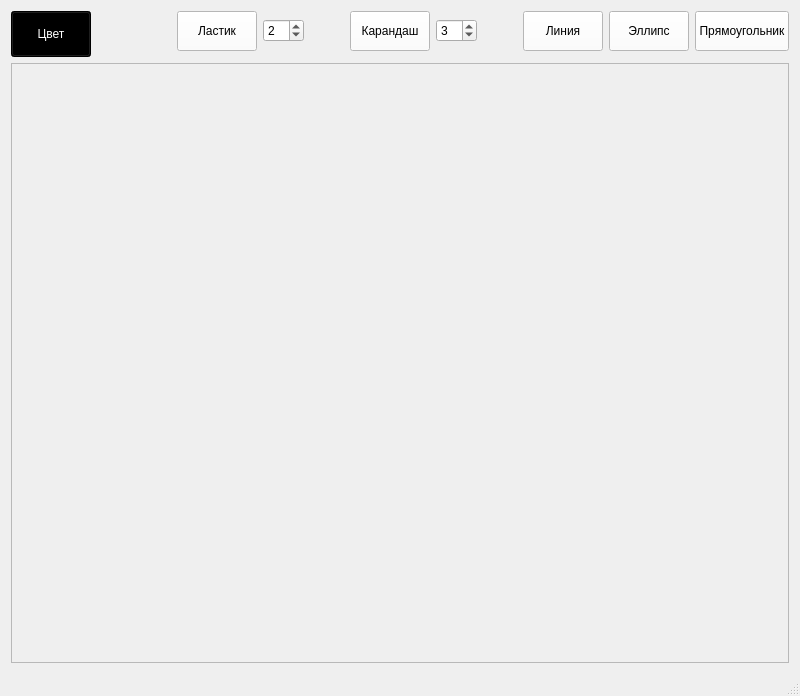
<?xml version="1.0" encoding="UTF-8"?>
<ui version="4.0">
 <class>MainWindow</class>
 <widget class="QMainWindow" name="MainWindow">
  <property name="geometry">
   <rect>
    <x>0</x>
    <y>0</y>
    <width>800</width>
    <height>696</height>
   </rect>
  </property>
  <property name="minimumSize">
   <size>
    <width>300</width>
    <height>600</height>
   </size>
  </property>
  <property name="mouseTracking">
   <bool>true</bool>
  </property>
  <property name="windowTitle">
   <string>ImageEditor</string>
  </property>
  <property name="animated">
   <bool>true</bool>
  </property>
  <widget class="QWidget" name="centralWidget">
   <layout class="QGridLayout" name="gridLayout">
    <item row="4" column="3" colspan="13">
     <widget class="QScrollArea" name="scrollArea">
      <property name="widgetResizable">
       <bool>true</bool>
      </property>
      <property name="alignment">
       <set>Qt::AlignCenter</set>
      </property>
      <widget class="QWidget" name="scrollAreaWidgetContents">
       <property name="geometry">
        <rect>
         <x>0</x>
         <y>0</y>
         <width>776</width>
         <height>600</height>
        </rect>
       </property>
      </widget>
     </widget>
    </item>
    <item row="0" column="3" rowspan="2" colspan="2">
     <widget class="QPushButton" name="pushButton">
      <property name="minimumSize">
       <size>
        <width>40</width>
        <height>40</height>
       </size>
      </property>
      <property name="maximumSize">
       <size>
        <width>150</width>
        <height>80</height>
       </size>
      </property>
      <property name="styleSheet">
       <string notr="true">background-color: rgb(0, 0, 0);
color: rgb(255, 255, 255);</string>
      </property>
      <property name="text">
       <string>Цвет</string>
      </property>
     </widget>
    </item>
    <item row="0" column="15">
     <widget class="QPushButton" name="pushButton_5">
      <property name="minimumSize">
       <size>
        <width>40</width>
        <height>40</height>
       </size>
      </property>
      <property name="maximumSize">
       <size>
        <width>150</width>
        <height>80</height>
       </size>
      </property>
      <property name="styleSheet">
       <string notr="true">background-color: rgb(255, 255, 255);</string>
      </property>
      <property name="text">
       <string>Прямоугольник</string>
      </property>
     </widget>
    </item>
    <item row="0" column="14">
     <widget class="QPushButton" name="pushButton_4">
      <property name="minimumSize">
       <size>
        <width>40</width>
        <height>40</height>
       </size>
      </property>
      <property name="maximumSize">
       <size>
        <width>150</width>
        <height>80</height>
       </size>
      </property>
      <property name="styleSheet">
       <string notr="true">background-color: rgb(255, 255, 255);</string>
      </property>
      <property name="text">
       <string>Эллипс</string>
      </property>
     </widget>
    </item>
    <item row="0" column="13">
     <widget class="QPushButton" name="pushButton_3">
      <property name="minimumSize">
       <size>
        <width>40</width>
        <height>40</height>
       </size>
      </property>
      <property name="maximumSize">
       <size>
        <width>150</width>
        <height>80</height>
       </size>
      </property>
      <property name="styleSheet">
       <string notr="true">background-color: rgb(255, 255, 255);</string>
      </property>
      <property name="text">
       <string>Линия</string>
      </property>
     </widget>
    </item>
    <item row="0" column="11">
     <widget class="QSpinBox" name="spinBox">
      <property name="wrapping">
       <bool>false</bool>
      </property>
      <property name="frame">
       <bool>true</bool>
      </property>
      <property name="readOnly">
       <bool>false</bool>
      </property>
      <property name="buttonSymbols">
       <enum>QAbstractSpinBox::UpDownArrows</enum>
      </property>
      <property name="minimum">
       <number>1</number>
      </property>
      <property name="maximum">
       <number>40</number>
      </property>
      <property name="singleStep">
       <number>1</number>
      </property>
      <property name="value">
       <number>3</number>
      </property>
     </widget>
    </item>
    <item row="0" column="10">
     <widget class="QPushButton" name="pushButton_1">
      <property name="minimumSize">
       <size>
        <width>40</width>
        <height>40</height>
       </size>
      </property>
      <property name="maximumSize">
       <size>
        <width>180</width>
        <height>80</height>
       </size>
      </property>
      <property name="styleSheet">
       <string notr="true">background-color: rgb(255, 255, 255);</string>
      </property>
      <property name="text">
       <string>Карандаш</string>
      </property>
     </widget>
    </item>
    <item row="0" column="8">
     <widget class="QSpinBox" name="spinBox_2">
      <property name="minimum">
       <number>1</number>
      </property>
      <property name="maximum">
       <number>50</number>
      </property>
      <property name="singleStep">
       <number>2</number>
      </property>
      <property name="value">
       <number>2</number>
      </property>
     </widget>
    </item>
    <item row="0" column="7">
     <widget class="QPushButton" name="pushButton_2">
      <property name="minimumSize">
       <size>
        <width>40</width>
        <height>40</height>
       </size>
      </property>
      <property name="maximumSize">
       <size>
        <width>150</width>
        <height>80</height>
       </size>
      </property>
      <property name="styleSheet">
       <string notr="true">background-color: rgb(255, 255, 255);</string>
      </property>
      <property name="text">
       <string>Ластик</string>
      </property>
     </widget>
    </item>
   </layout>
  </widget>
  <widget class="QStatusBar" name="statusBar"/>
 </widget>
 <layoutdefault spacing="6" margin="11"/>
 <resources/>
 <connections>
  <connection>
   <sender>pushButton_1</sender>
   <signal>clicked()</signal>
   <receiver>MainWindow</receiver>
   <slot>pen()</slot>
   <hints>
    <hint type="sourcelabel">
     <x>44</x>
     <y>97</y>
    </hint>
    <hint type="destinationlabel">
     <x>90</x>
     <y>36</y>
    </hint>
   </hints>
  </connection>
  <connection>
   <sender>pushButton_2</sender>
   <signal>clicked()</signal>
   <receiver>MainWindow</receiver>
   <slot>lastic()</slot>
   <hints>
    <hint type="sourcelabel">
     <x>65</x>
     <y>159</y>
    </hint>
    <hint type="destinationlabel">
     <x>86</x>
     <y>110</y>
    </hint>
   </hints>
  </connection>
  <connection>
   <sender>pushButton_3</sender>
   <signal>clicked()</signal>
   <receiver>MainWindow</receiver>
   <slot>line()</slot>
   <hints>
    <hint type="sourcelabel">
     <x>45</x>
     <y>191</y>
    </hint>
    <hint type="destinationlabel">
     <x>86</x>
     <y>189</y>
    </hint>
   </hints>
  </connection>
  <connection>
   <sender>pushButton_4</sender>
   <signal>clicked()</signal>
   <receiver>MainWindow</receiver>
   <slot>ellipse()</slot>
   <hints>
    <hint type="sourcelabel">
     <x>34</x>
     <y>239</y>
    </hint>
    <hint type="destinationlabel">
     <x>87</x>
     <y>246</y>
    </hint>
   </hints>
  </connection>
  <connection>
   <sender>pushButton_5</sender>
   <signal>clicked()</signal>
   <receiver>MainWindow</receiver>
   <slot>rectangle()</slot>
   <hints>
    <hint type="sourcelabel">
     <x>44</x>
     <y>302</y>
    </hint>
    <hint type="destinationlabel">
     <x>87</x>
     <y>291</y>
    </hint>
   </hints>
  </connection>
  <connection>
   <sender>pushButton</sender>
   <signal>clicked()</signal>
   <receiver>MainWindow</receiver>
   <slot>setColor()</slot>
   <hints>
    <hint type="sourcelabel">
     <x>91</x>
     <y>335</y>
    </hint>
    <hint type="destinationlabel">
     <x>436</x>
     <y>283</y>
    </hint>
   </hints>
  </connection>
 </connections>
 <slots>
  <slot>open()</slot>
  <slot>pen()</slot>
  <slot>setColor()</slot>
  <slot>lastic()</slot>
  <slot>brush()</slot>
  <slot>drawLine()</slot>
  <slot>line()</slot>
  <slot>drawEllipse()</slot>
  <slot>ellipse()</slot>
  <slot>rectangle()</slot>
  <slot>polygon()</slot>
  <slot>bezie()</slot>
  <slot>scale(int)</slot>
 </slots>
</ui>
